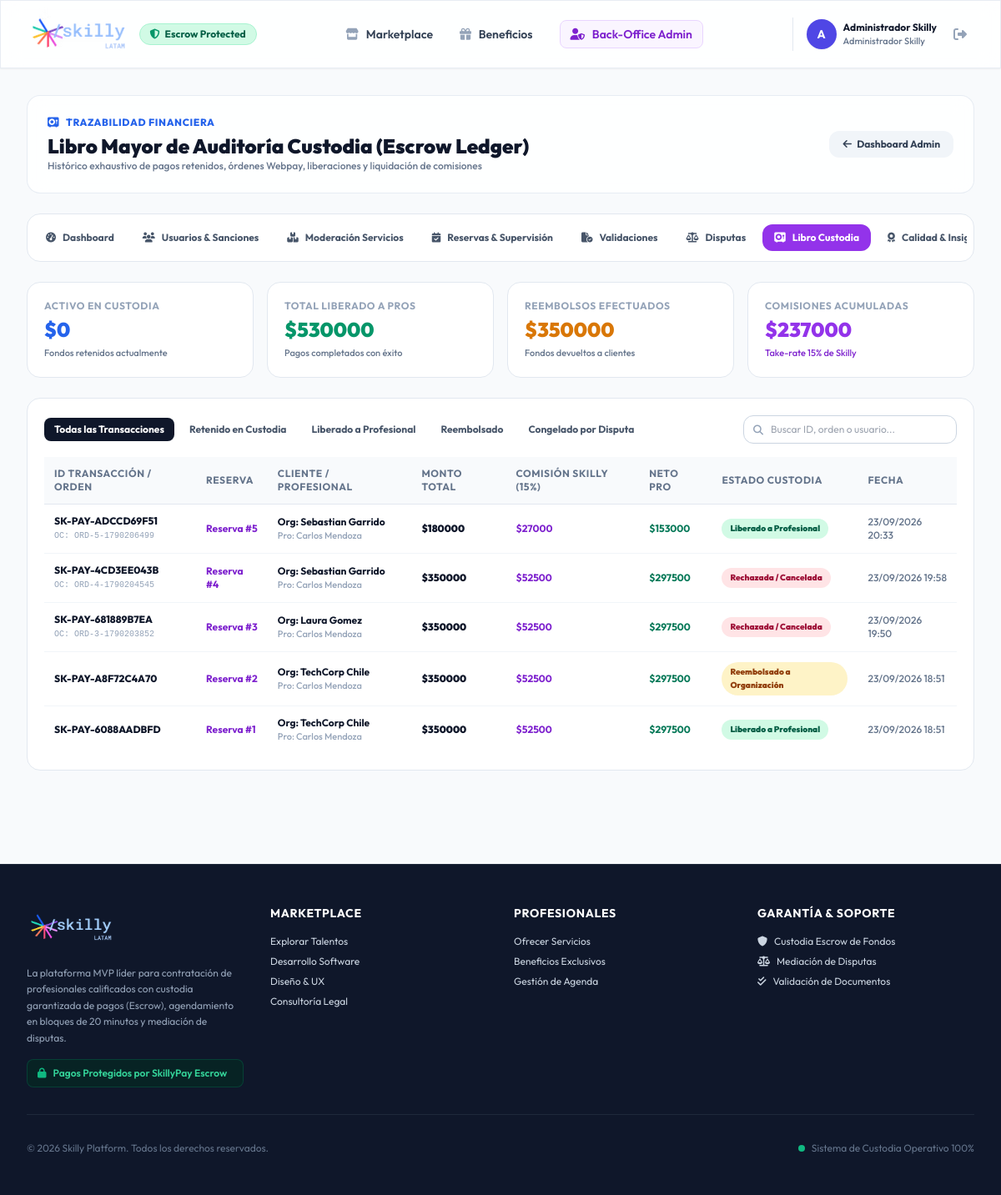
Before: /backoffice/escrow-ledger/ (signed in) with the older database file.
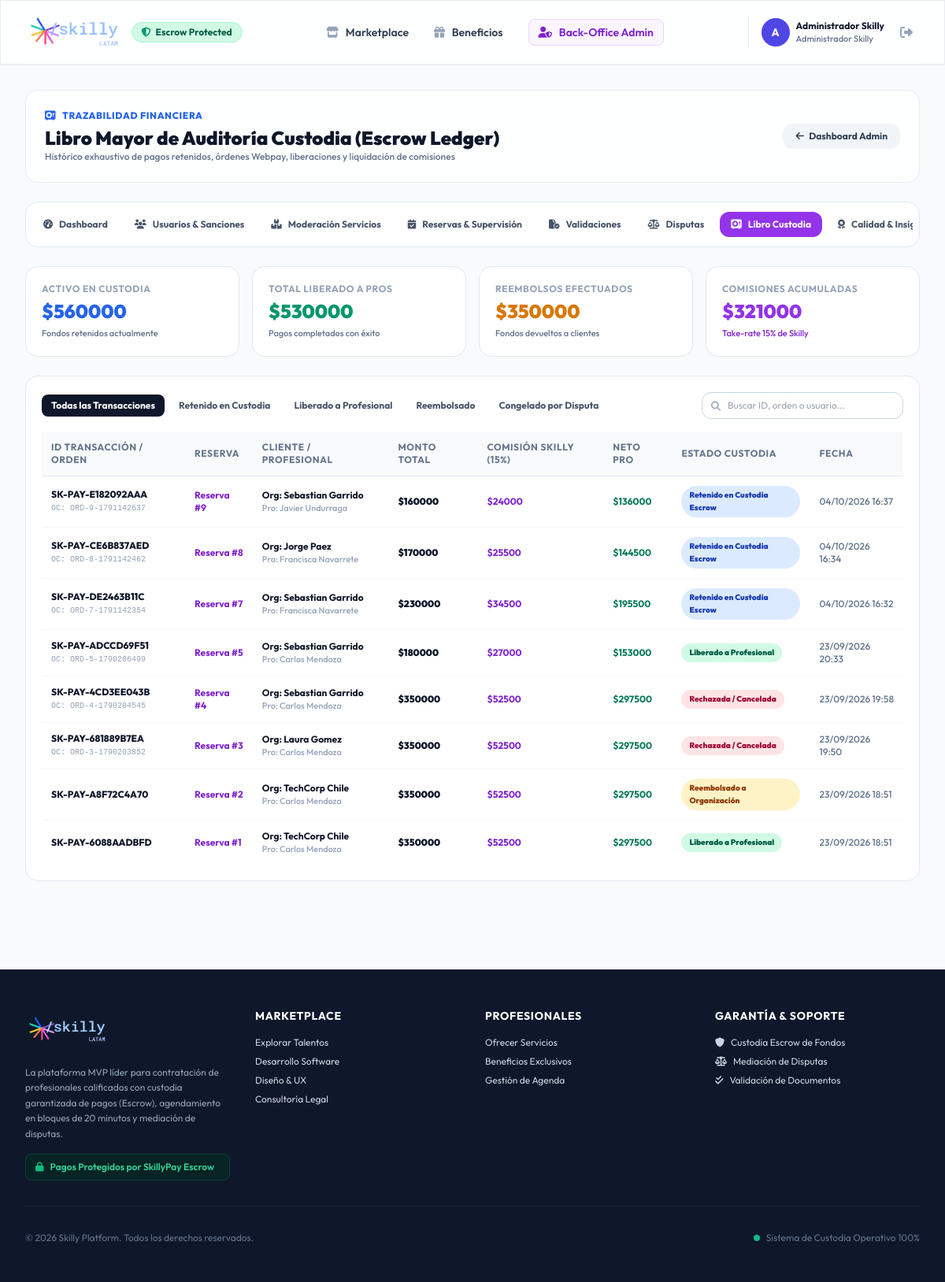
After: the same page with the newer database file.
### apps/escrow_payments/models.py (models this page shows, shortened)
class PaymentTransaction(models.Model):
    STATUS_INICIADA = 'INICIADA'
    STATUS_RETENIDO = 'RETENIDO'
    STATUS_RECHAZADA = 'RECHAZADA'
    STATUS_LIBERADO = 'LIBERADO'
    STATUS_REEMBOLSADO = 'REEMBOLSADO'
    STATUS_CONGELADO = 'CONGELADO_POR_DISPUTA'
    ESCROW_STATUS_CHOICES = [
        (STATUS_INICIADA, 'Iniciada en Webpay'),
        (STATUS_RETENIDO, 'Retenido en Custodia Escrow'),
        (STATUS_RECHAZADA, 'Rechazada / Cancelada'),
        (STATUS_LIBERADO, 'Liberado a Profesional'),
        (STATUS_REEMBOLSADO, 'Reembolsado a Organización'),
        (STATUS_CONGELADO, 'Congelado por Disputa'),
    ]
    booking = models.OneToOneField('bookings.Booking', on_delete=models.CASCADE, related_name='payment_transaction')
    total_amount = models.DecimalField(max_digits=10, decimal_places=2, verbose_name="Monto Total Transado")
    skilly_fee_percentage = models.DecimalField(max_digits=5, decimal_places=2, default=15.00, verbose_name="Comisión Skilly (%)")
    skilly_fee_amount = models.DecimalField(max_digits=10, decimal_places=2, verbose_name="Comisión Skilly ($)")
    net_professional_amount = models.DecimalField(max_digits=10, decimal_places=2, verbose_name="Monto Neto Profesional ($)")
    payment_gateway = models.CharField(max_length=50, default='Webpay Plus Transbank (Sandbox)', verbose_name="Pasarela de Pago")
    escrow_status = models.CharField(max_length=30, choices=ESCROW_STATUS_CHOICES, default=STATUS_INICIADA, verbose_name="Estado de Custodia")
    transaction_id = models.CharField(max_length=100, unique=True, verbose_name="ID de Transacción Interna")
    buy_order = models.CharField(max_length=100, blank=True, null=True, unique=True, verbose_name="Orden de Compra Webpay")
    session_id = models.CharField(max_length=100, blank=True, null=True, verbose_name="ID de Sesión Webpay")
    token = models.CharField(max_length=255, blank=True, null=True, verbose_name="Token Webpay (token_ws)")
    transbank_response_code = models.IntegerField(blank=True, null=True, verbose_name="Código Respuesta Transbank")
    authorization_code = models.CharField(max_length=50, blank=True, null=True, verbose_name="Código Autorización Transbank")
    payment_type_code = models.CharField(max_length=20, blank=True, null=True, verbose_name="Tipo Pago Transbank (VN, VC, etc.)")
    shares_number = models.IntegerField(default=0, verbose_name="Número de Cuotas")
    created_at = models.DateTimeField(auto_now_add=True)
    updated_at = models.DateTimeField(auto_now=True)

### apps/bookings/models.py (models this page shows, shortened)
class Booking(models.Model):
    STATUS_PENDIENTE = 'PENDIENTE'
    STATUS_PRE_RESERVADA = 'PRE_RESERVADA'
    STATUS_ACEPTADA = 'ACEPTADA'
    STATUS_RECHAZADA = 'RECHAZADA'
    STATUS_PAGADO_EN_CUSTODIA = 'PAGADO_EN_CUSTODIA'
    STATUS_EN_EJECUCION = 'EN_EJECUCION'
    STATUS_ENTREGADO = 'ENTREGADO'
    STATUS_FINALIZADO = 'FINALIZADO'
    STATUS_EN_DISPUTA = 'EN_DISPUTA'
    STATUS_CANCELADO = 'CANCELADO'
    STATUS_CHOICES = [
        (STATUS_PENDIENTE, 'Pendiente de Aprobación'),
        (STATUS_PRE_RESERVADA, 'Pre-reservada (Checkout Pendiente)'),
        (STATUS_ACEPTADA, 'Aceptada por Profesional'),
        (STATUS_RECHAZADA, 'Rechazada'),
        (STATUS_PAGADO_EN_CUSTODIA, 'Pagado en Custodia (Escrow)'),
        (STATUS_EN_EJECUCION, 'En Ejecución'),
        (STATUS_ENTREGADO, 'Entregado por Profesional'),
        (STATUS_FINALIZADO, 'Finalizado'),
        (STATUS_EN_DISPUTA, 'En Disputa'),
        (STATUS_CANCELADO, 'Cancelado'),
    ]
    service = models.ForeignKey('services.Service', on_delete=models.CASCADE, related_name='bookings')
    professional = models.ForeignKey(
        settings.AUTH_USER_MODEL,
        on_delete=models.CASCADE,
        related_name='received_bookings'
    )
    organization = models.ForeignKey(
        settings.AUTH_USER_MODEL,
        on_delete=models.CASCADE,
        related_name='sent_bookings'
    )
    timeslot = models.ForeignKey('availability.TimeSlot', on_delete=models.SET_NULL, null=True, blank=True)
    scheduled_date = models.DateField(verbose_name="Fecha Agendada")
    start_time = models.TimeField(verbose_name="Hora Inicio")
    end_time = models.TimeField(verbose_name="Hora Fin")
    project_requirements = models.TextField(verbose_name="Requerimientos / Detalles del Proyecto")
    status = models.CharField(max_length=30, choices=STATUS_CHOICES, default=STATUS_PENDIENTE)
    skilly_staff_supervision_requested = models.BooleanField(
        default=False,
        verbose_name="Supervisión Skilly Solicitada",
        help_text="Indica si el equipo de Skilly asistirá como supervisor/observador a esta primera sesión."
    )
    cancellation_penalty_applies = models.BooleanField(default=False, help_text="True si se canceló con menos de 24h de anticipación")
    created_at = models.DateTimeField(auto_now_add=True)
    accepted_at = models.DateTimeField(null=True, blank=True)
    paid_at = models.DateTimeField(null=True, blank=True)
    completed_at = models.DateTimeField(null=True, blank=True)
    cancelled_at = models.DateTimeField(null=True, blank=True)
    class Meta:
        ordering = ['-created_at']

### apps/users/models.py (models this page shows, shortened)
class CustomUser(AbstractUser):
    ROLE_PROFESIONAL = 'PROFESIONAL'
    ROLE_ORGANIZACION = 'ORGANIZACION'
    ROLE_ADMIN = 'ADMIN'
    ROLE_CHOICES = [
        (ROLE_PROFESIONAL, 'Profesional Independiente'),
        (ROLE_ORGANIZACION, 'Empresa / Organización'),
        (ROLE_ADMIN, 'Administrador Skilly'),
    ]
    role = models.CharField(max_length=20, choices=ROLE_CHOICES, default=ROLE_ORGANIZACION)
    phone = models.CharField(max_length=20, blank=True, null=True, verbose_name="Teléfono de Contacto")
    created_at = models.DateTimeField(auto_now_add=True)
    @property
    def is_admin_role(self):
        return self.role == self.ROLE_ADMIN or self.is_superuser

### apps/backoffice/views.py (the view)
    def _wrapped_view(request, *args, **kwargs):
        if not request.user.is_authenticated or not request.user.is_admin_role:
            messages.error(request, "Acceso restringido al Back-Office de Skilly.")
            return redirect('services:marketplace')
        return view_func(request, *args, **kwargs)

### apps/backoffice/views.py (called while the page is built)
def admin_required(view_func):
    def _wrapped_view(request, *args, **kwargs):
        if not request.user.is_authenticated or not request.user.is_admin_role:
            messages.error(request, "Acceso restringido al Back-Office de Skilly.")
            return redirect('services:marketplace')
        return view_func(request, *args, **kwargs)
    return _wrapped_view

### templates/backoffice/libro_custodia.html (shortened to what the changed rows need)
{% extends 'base.html' %}
{% block content %}
<div class="max-w-7xl mx-auto px-4 sm:px-6 lg:px-8 py-8 space-y-6">
    <div class="glass-panel p-6 rounded-2xl shadow-xs flex flex-col sm:flex-row items-start sm:items-center justify-between gap-4">
        <div>
            <h1 class="text-2xl font-black text-slate-900 flex items-center gap-2">
                Libro Mayor de Auditoría Custodia (Escrow Ledger)
            </h1>
        </div>
    </div>
    <div class="grid grid-cols-1 sm:grid-cols-2 lg:grid-cols-4 gap-4">
        <div class="bg-white rounded-2xl p-5 border border-slate-200 shadow-xs">
            <span class="text-xs font-bold text-slate-400 uppercase tracking-wider block mb-1">Activo en Custodia</span>
            <span class="text-2xl font-black text-blue-600">${{ total_retained|floatformat:0 }}</span>
            <span class="text-[11px] text-slate-500 font-medium block mt-1">Fondos retenidos actualmente</span>
        </div>
        <div class="bg-white rounded-2xl p-5 border border-slate-200 shadow-xs">
            <span class="text-xs font-bold text-slate-400 uppercase tracking-wider block mb-1">Comisiones Acumuladas</span>
            <span class="text-2xl font-black text-purple-600">${{ total_fees|floatformat:0 }}</span>
            <span class="text-[11px] text-purple-700 font-medium block mt-1">Take-rate 15% de Skilly</span>
        </div>
    </div>
    <div class="bg-white rounded-2xl border border-slate-200 shadow-xs p-5 space-y-4">
        {% if transactions %}
            <div class="overflow-x-auto">
                <table class="w-full text-left text-xs border-collapse">
                    <thead>
                        <tr class="bg-slate-50 text-slate-500 font-bold uppercase tracking-wider border-b border-slate-200">
                            <th class="p-3">ID Transacción / Orden</th>
                            <th class="p-3">Reserva</th>
                            <th class="p-3">Cliente / Profesional</th>
                            <th class="p-3">Monto Total</th>
                            <th class="p-3">Comisión Skilly (15%)</th>
                            <th class="p-3">Neto Pro</th>
                            <th class="p-3">Estado Custodia</th>
                            <th class="p-3">Fecha</th>
                        </tr>
                    </thead>
                    <tbody class="divide-y divide-slate-100 font-medium text-slate-700">
                        {% for t in transactions %}
                            <tr class="hover:bg-slate-50/80 transition-colors">
                                <td class="p-3">
                                    <span class="font-extrabold text-slate-900 block">{{ t.transaction_id }}</span>
                                    {% if t.buy_order %}
                                        <span class="text-slate-400 text-[10px] font-mono">OC: {{ t.buy_order }}</span>
                                    {% endif %}
                                </td>
                                <td class="p-3">
                                    <a href="{% url 'bookings:detail' pk=t.booking.id %}" target="_blank" class="font-bold text-purple-700 hover:underline">
                                        Reserva #{{ t.booking.id }}
                                    </a>
                                </td>
                                <td class="p-3">
                                    <span class="block font-bold text-slate-900">Org: {{ t.booking.organization.get_full_name|default:t.booking.organization.username }}</span>
                                    <span class="block text-slate-400 text-[11px]">Pro: {{ t.booking.professional.get_full_name|default:t.booking.professional.username }}</span>
                                </td>
                                <td class="p-3 font-black text-slate-900">${{ t.total_amount|floatformat:0 }}</td>
                                <td class="p-3 font-bold text-purple-700">${{ t.skilly_fee_amount|floatformat:0 }}</td>
                                <td class="p-3 font-bold text-emerald-700">${{ t.net_professional_amount|floatformat:0 }}</td>
                                <td class="p-3">
                                    <span class="px-2.5 py-1 rounded-full text-[10px] font-black inline-block
                                        {% if t.escrow_status == 'LIBERADO' %}bg-emerald-100 text-emerald-800
                                        {% elif t.escrow_status == 'RETENIDO' %}bg-blue-100 text-blue-800
                                        {% elif t.escrow_status == 'REEMBOLSADO' %}bg-amber-100 text-amber-800
                                        {% else %}bg-rose-100 text-rose-800{% endif %}">
                                        {{ t.get_escrow_status_display }}
                                    </span>
                                </td>
                                <td class="p-3 text-slate-500">{{ t.created_at|date:"d/m/Y H:i" }}</td>
                            </tr>
                        {% endfor %}
                    </tbody>
                </table>
            </div>
        {% else %}
            <p class="text-xs text-slate-400 italic py-10 text-center">No hay registros transaccionales con los filtros seleccionados.</p>
        {% endif %}
    </div>
</div>
{% endblock %}

Changed rows visible on the page:
added PaymentTransaction: transaction_id "SK-PAY-E182092AAA", buy_order "ORD-9-1791142637", booking.id "9", booking.organization.get_full_name "Sebastian Garrido", booking.professional.get_full_name "Javier Undurraga", total_amount "160000", skilly_fee_amount "24000", net_professional_amount "136000", escrow_status "Retenido en Custodia Escrow", created_at "04/10/2026 16:37"
added PaymentTransaction: transaction_id "SK-PAY-CE6B837AED", buy_order "ORD-8-1791142462", booking.id "8", booking.organization.get_full_name "Jorge Paez", booking.professional.get_full_name "Francisca Navarrete", total_amount "170000", skilly_fee_amount "25500", net_professional_amount "144500", escrow_status "Retenido en Custodia Escrow", created_at "04/10/2026 16:34"
added PaymentTransaction: transaction_id "SK-PAY-DE2463B11C", buy_order "ORD-7-1791142354", booking.id "7", booking.organization.get_full_name "Sebastian Garrido", booking.professional.get_full_name "Francisca Navarrete", total_amount "230000", skilly_fee_amount "34500", net_professional_amount "195500", escrow_status "Retenido en Custodia Escrow", created_at "04/10/2026 16:32"
Other visible differences:
{{ total_retained|floatformat:0 }}: "0" → "560000"
{{ total_fees|floatformat:0 }}: "237000" → "321000"
